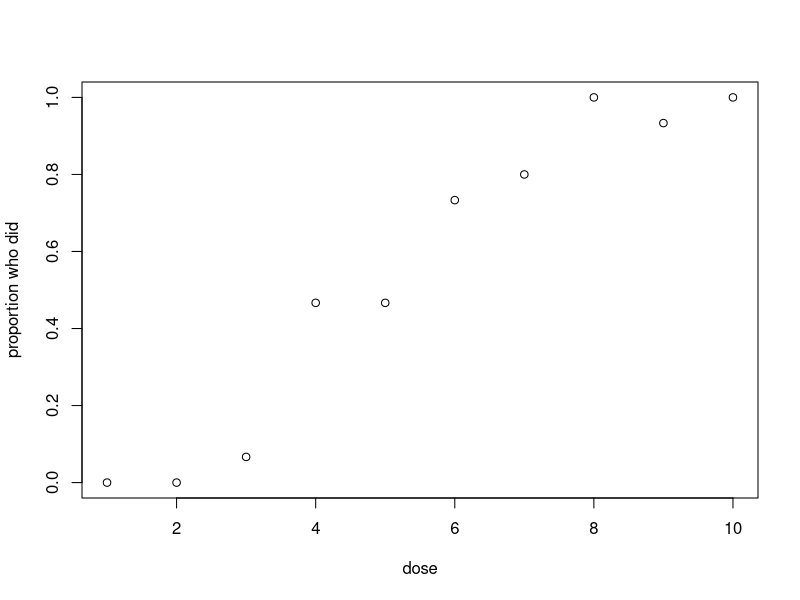
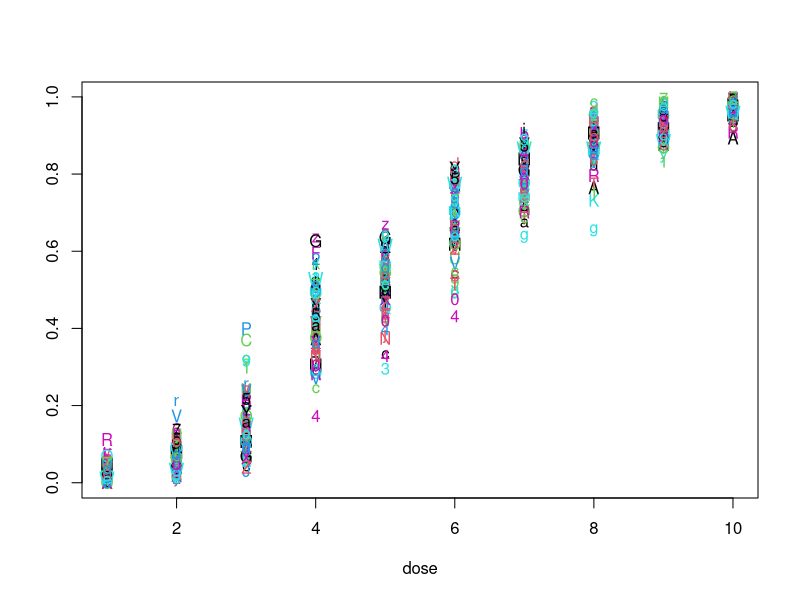
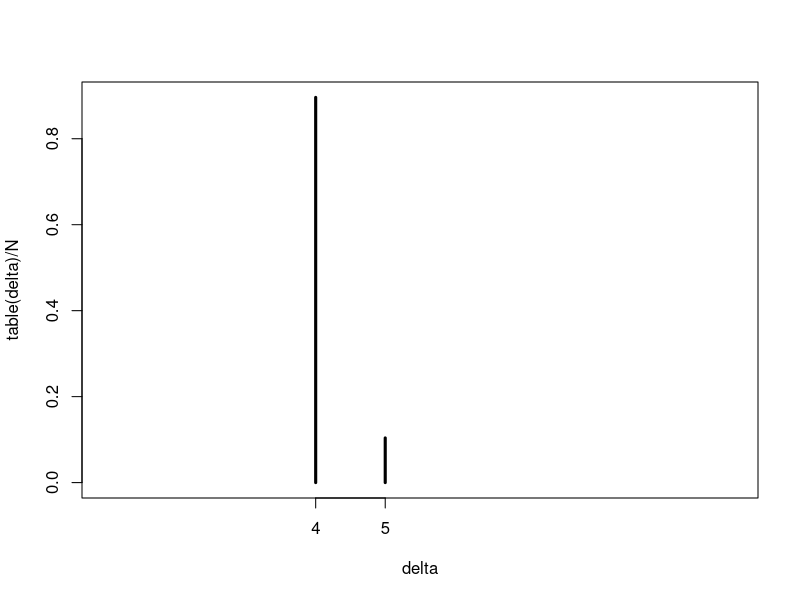

Write R code to recreate these figures, in order.
x <- 1:10
n <- rep(15,10)
p <- exp(x-5)
p <- p/(1+p)
p

y<- rbinom(10,n,p)
plot(x,y/n,xlab = "dose", ylab = "proportion who did")

N <- 10000
p <- matrix(0,N,10)
head(p)
check <- rep(0,N)
for (i in 1:10){
  p[,i] <- rbeta(N,y[i]+1,n[i]-y[i]+1)
}
head(p)

for (i in 1:N){
  check[i] <- min(diff(p[i,]))
}

good <- (1:N)[check >= 0]
head(good)

p <- p[good,]

N <- nrow(p)
delta <- rep(0,N)

for (i in 1:N){
  temp <- cumsum(p[i,])
  j <- (1:10)[temp > .5]
  j <- min(j)
  delta[i] <- x[j]
}

print(mean(delta))

left <- quantile(delta, .025)
right <- quantile(delta, .975)

print(c(left,right))

dim(p)

print(N)
matplot(x,t(p),ylab = "",xlab = "dose")
plot(table(delta)/N, type="h",lwd = 3,xlim=c(1,10))
